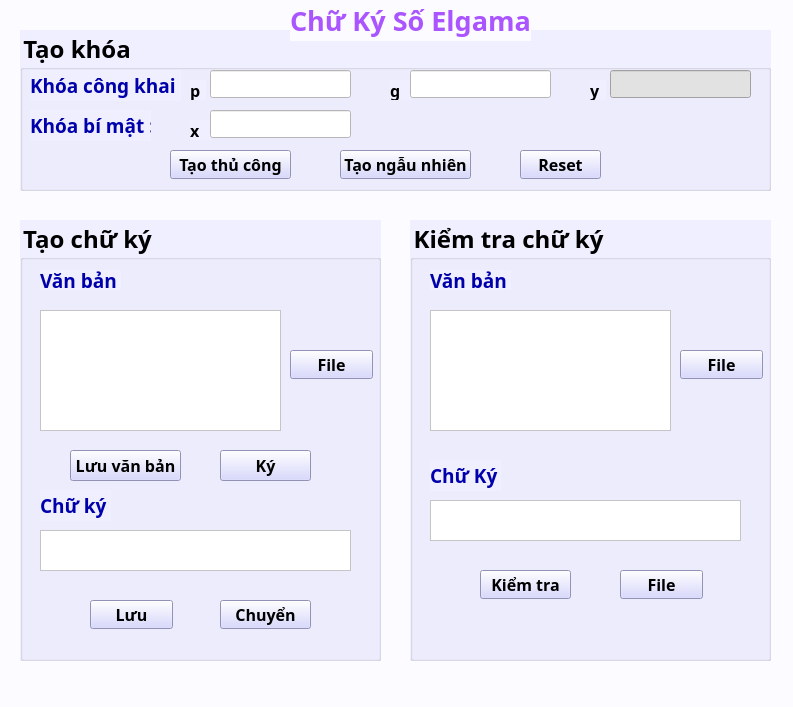
<?xml version="1.0" encoding="UTF-8"?>
<ui version="4.0">
 <class>Chu_ky_so_Elgamal</class>
 <widget class="QMainWindow" name="Chu_ky_so_Elgamal">
  <property name="geometry">
   <rect>
    <x>0</x>
    <y>0</y>
    <width>793</width>
    <height>707</height>
   </rect>
  </property>
  <property name="windowTitle">
   <string>Chu_ky_so_Elgamal</string>
  </property>
  <property name="styleSheet">
   <string notr="true">background-color: rgb(252, 251, 255);</string>
  </property>
  <widget class="QWidget" name="centralwidget">
   <widget class="QGroupBox" name="groupBox">
    <property name="geometry">
     <rect>
      <x>20</x>
      <y>30</y>
      <width>751</width>
      <height>161</height>
     </rect>
    </property>
    <property name="font">
     <font>
      <family>Segoe UI Variable Text</family>
      <pointsize>18</pointsize>
      <italic>false</italic>
      <bold>true</bold>
      <underline>false</underline>
     </font>
    </property>
    <property name="cursor">
     <cursorShape>ArrowCursor</cursorShape>
    </property>
    <property name="mouseTracking">
     <bool>true</bool>
    </property>
    <property name="styleSheet">
     <string notr="true">background-color: rgb(240, 239, 255);</string>
    </property>
    <property name="title">
     <string>Tạo khóa</string>
    </property>
    <property name="flat">
     <bool>false</bool>
    </property>
    <property name="checkable">
     <bool>false</bool>
    </property>
    <widget class="QLabel" name="label">
     <property name="geometry">
      <rect>
       <x>170</x>
       <y>50</y>
       <width>16</width>
       <height>20</height>
      </rect>
     </property>
     <property name="font">
      <font>
       <family>Segoe UI Variable Text</family>
       <pointsize>12</pointsize>
       <italic>false</italic>
       <bold>true</bold>
       <underline>false</underline>
      </font>
     </property>
     <property name="text">
      <string>p</string>
     </property>
     <property name="textFormat">
      <enum>Qt::MarkdownText</enum>
     </property>
     <property name="openExternalLinks">
      <bool>false</bool>
     </property>
    </widget>
    <widget class="QLineEdit" name="pTxt">
     <property name="geometry">
      <rect>
       <x>190</x>
       <y>40</y>
       <width>141</width>
       <height>28</height>
      </rect>
     </property>
     <property name="font">
      <font>
       <family>Segoe UI Variable Text</family>
       <pointsize>12</pointsize>
       <italic>false</italic>
       <bold>true</bold>
       <underline>false</underline>
      </font>
     </property>
     <property name="styleSheet">
      <string notr="true">background-color: rgb(255, 255, 255);</string>
     </property>
    </widget>
    <widget class="QLabel" name="label_2">
     <property name="geometry">
      <rect>
       <x>370</x>
       <y>50</y>
       <width>21</width>
       <height>20</height>
      </rect>
     </property>
     <property name="font">
      <font>
       <family>Segoe UI Variable Text</family>
       <pointsize>12</pointsize>
       <italic>false</italic>
       <bold>true</bold>
       <underline>false</underline>
      </font>
     </property>
     <property name="text">
      <string>g</string>
     </property>
    </widget>
    <widget class="QLineEdit" name="gTxt">
     <property name="geometry">
      <rect>
       <x>390</x>
       <y>40</y>
       <width>141</width>
       <height>28</height>
      </rect>
     </property>
     <property name="font">
      <font>
       <family>Segoe UI Variable Text</family>
       <pointsize>12</pointsize>
       <italic>false</italic>
       <bold>true</bold>
       <underline>false</underline>
      </font>
     </property>
     <property name="styleSheet">
      <string notr="true">background-color: rgb(255, 255, 255);</string>
     </property>
    </widget>
    <widget class="QLabel" name="label_3">
     <property name="geometry">
      <rect>
       <x>170</x>
       <y>90</y>
       <width>21</width>
       <height>20</height>
      </rect>
     </property>
     <property name="font">
      <font>
       <family>Segoe UI Variable Text</family>
       <pointsize>12</pointsize>
       <italic>false</italic>
       <bold>true</bold>
       <underline>false</underline>
      </font>
     </property>
     <property name="text">
      <string>x</string>
     </property>
    </widget>
    <widget class="QLabel" name="label_4">
     <property name="geometry">
      <rect>
       <x>570</x>
       <y>50</y>
       <width>16</width>
       <height>20</height>
      </rect>
     </property>
     <property name="font">
      <font>
       <family>Segoe UI Variable Text</family>
       <pointsize>12</pointsize>
       <italic>false</italic>
       <bold>true</bold>
       <underline>false</underline>
      </font>
     </property>
     <property name="text">
      <string>y</string>
     </property>
    </widget>
    <widget class="QLineEdit" name="xTxt">
     <property name="geometry">
      <rect>
       <x>190</x>
       <y>80</y>
       <width>141</width>
       <height>28</height>
      </rect>
     </property>
     <property name="font">
      <font>
       <family>Segoe UI Variable Text</family>
       <pointsize>12</pointsize>
       <italic>false</italic>
       <bold>true</bold>
       <underline>false</underline>
      </font>
     </property>
     <property name="styleSheet">
      <string notr="true">background-color: rgb(255, 255, 255);</string>
     </property>
    </widget>
    <widget class="QLineEdit" name="yTxt">
     <property name="geometry">
      <rect>
       <x>590</x>
       <y>40</y>
       <width>141</width>
       <height>28</height>
      </rect>
     </property>
     <property name="font">
      <font>
       <family>Segoe UI Variable Text</family>
       <pointsize>12</pointsize>
       <italic>false</italic>
       <bold>true</bold>
       <underline>false</underline>
      </font>
     </property>
     <property name="styleSheet">
      <string notr="true">background-color: rgb(205, 200, 206);
background-color: rgb(226, 226, 226);</string>
     </property>
    </widget>
    <widget class="QPushButton" name="random">
     <property name="geometry">
      <rect>
       <x>320</x>
       <y>120</y>
       <width>131</width>
       <height>29</height>
      </rect>
     </property>
     <property name="font">
      <font>
       <family>Segoe UI Variable Text</family>
       <pointsize>12</pointsize>
       <italic>false</italic>
       <bold>true</bold>
       <underline>false</underline>
      </font>
     </property>
     <property name="cursor">
      <cursorShape>PointingHandCursor</cursorShape>
     </property>
     <property name="styleSheet">
      <string notr="true">background-color: rgb(205, 205, 255);</string>
     </property>
     <property name="text">
      <string>Tạo ngẫu nhiên</string>
     </property>
    </widget>
    <widget class="QPushButton" name="deleteKey">
     <property name="geometry">
      <rect>
       <x>500</x>
       <y>120</y>
       <width>81</width>
       <height>29</height>
      </rect>
     </property>
     <property name="font">
      <font>
       <family>Segoe UI Variable Text</family>
       <pointsize>12</pointsize>
       <italic>false</italic>
       <bold>true</bold>
       <underline>false</underline>
      </font>
     </property>
     <property name="cursor">
      <cursorShape>PointingHandCursor</cursorShape>
     </property>
     <property name="styleSheet">
      <string notr="true">background-color: rgb(205, 205, 255);</string>
     </property>
     <property name="text">
      <string>Reset</string>
     </property>
    </widget>
    <widget class="QLabel" name="label_11">
     <property name="geometry">
      <rect>
       <x>10</x>
       <y>40</y>
       <width>151</width>
       <height>31</height>
      </rect>
     </property>
     <property name="font">
      <font>
       <family>Segoe UI Variable Text</family>
       <pointsize>14</pointsize>
       <italic>false</italic>
       <bold>true</bold>
       <underline>false</underline>
      </font>
     </property>
     <property name="styleSheet">
      <string notr="true">color: rgb(0, 0, 255);
color: rgb(0, 0, 171);</string>
     </property>
     <property name="text">
      <string>Khóa công khai :</string>
     </property>
    </widget>
    <widget class="QLabel" name="label_12">
     <property name="geometry">
      <rect>
       <x>10</x>
       <y>80</y>
       <width>121</width>
       <height>31</height>
      </rect>
     </property>
     <property name="font">
      <font>
       <family>Segoe UI Variable Text</family>
       <pointsize>14</pointsize>
       <italic>false</italic>
       <bold>true</bold>
       <underline>false</underline>
      </font>
     </property>
     <property name="styleSheet">
      <string notr="true">color: rgb(0, 0, 255);
color: rgb(0, 0, 171);</string>
     </property>
     <property name="text">
      <string>Khóa bí mật :</string>
     </property>
    </widget>
    <widget class="QPushButton" name="manual">
     <property name="geometry">
      <rect>
       <x>150</x>
       <y>120</y>
       <width>121</width>
       <height>29</height>
      </rect>
     </property>
     <property name="font">
      <font>
       <family>Segoe UI Variable Text</family>
       <pointsize>12</pointsize>
       <italic>false</italic>
       <bold>true</bold>
       <underline>false</underline>
      </font>
     </property>
     <property name="cursor">
      <cursorShape>PointingHandCursor</cursorShape>
     </property>
     <property name="styleSheet">
      <string notr="true">background-color: rgb(205, 205, 255);</string>
     </property>
     <property name="text">
      <string>Tạo thủ công</string>
     </property>
    </widget>
   </widget>
   <widget class="QGroupBox" name="groupBox_3">
    <property name="geometry">
     <rect>
      <x>410</x>
      <y>220</y>
      <width>361</width>
      <height>441</height>
     </rect>
    </property>
    <property name="font">
     <font>
      <family>Segoe UI Variable Text</family>
      <pointsize>18</pointsize>
      <italic>false</italic>
      <bold>true</bold>
      <underline>false</underline>
     </font>
    </property>
    <property name="cursor">
     <cursorShape>ArrowCursor</cursorShape>
    </property>
    <property name="layoutDirection">
     <enum>Qt::LeftToRight</enum>
    </property>
    <property name="autoFillBackground">
     <bool>false</bool>
    </property>
    <property name="styleSheet">
     <string notr="true">background-color: rgb(240, 239, 255);</string>
    </property>
    <property name="title">
     <string>Kiểm tra chữ ký</string>
    </property>
    <widget class="QLabel" name="label_8">
     <property name="geometry">
      <rect>
       <x>20</x>
       <y>50</y>
       <width>81</width>
       <height>20</height>
      </rect>
     </property>
     <property name="font">
      <font>
       <family>Segoe UI Variable Text</family>
       <pointsize>14</pointsize>
       <italic>false</italic>
       <bold>true</bold>
       <underline>false</underline>
      </font>
     </property>
     <property name="styleSheet">
      <string notr="true">color: rgb(0, 0, 255);
color: rgb(0, 0, 171);</string>
     </property>
     <property name="text">
      <string>Văn bản</string>
     </property>
    </widget>
    <widget class="QLabel" name="label_9">
     <property name="geometry">
      <rect>
       <x>20</x>
       <y>240</y>
       <width>71</width>
       <height>31</height>
      </rect>
     </property>
     <property name="font">
      <font>
       <family>Segoe UI Variable Text</family>
       <pointsize>14</pointsize>
       <italic>false</italic>
       <bold>true</bold>
       <underline>false</underline>
      </font>
     </property>
     <property name="styleSheet">
      <string notr="true">color: rgb(0, 0, 255);
color: rgb(0, 0, 171);</string>
     </property>
     <property name="text">
      <string>Chữ Ký</string>
     </property>
    </widget>
    <widget class="QTextEdit" name="vanBanKT">
     <property name="geometry">
      <rect>
       <x>20</x>
       <y>90</y>
       <width>241</width>
       <height>121</height>
      </rect>
     </property>
     <property name="font">
      <font>
       <family>Segoe UI Variable Text</family>
       <pointsize>12</pointsize>
       <italic>false</italic>
       <bold>true</bold>
       <underline>false</underline>
      </font>
     </property>
     <property name="styleSheet">
      <string notr="true">background-color: rgb(255, 255, 255);</string>
     </property>
    </widget>
    <widget class="QPushButton" name="kiemTra">
     <property name="geometry">
      <rect>
       <x>70</x>
       <y>350</y>
       <width>91</width>
       <height>29</height>
      </rect>
     </property>
     <property name="font">
      <font>
       <family>Segoe UI Variable Text</family>
       <pointsize>12</pointsize>
       <italic>false</italic>
       <bold>true</bold>
       <underline>false</underline>
      </font>
     </property>
     <property name="cursor">
      <cursorShape>PointingHandCursor</cursorShape>
     </property>
     <property name="styleSheet">
      <string notr="true">background-color: rgb(205, 205, 255);</string>
     </property>
     <property name="text">
      <string>Kiểm tra</string>
     </property>
    </widget>
    <widget class="QPushButton" name="fileCK">
     <property name="geometry">
      <rect>
       <x>210</x>
       <y>350</y>
       <width>83</width>
       <height>29</height>
      </rect>
     </property>
     <property name="font">
      <font>
       <family>Segoe UI Variable Text</family>
       <pointsize>12</pointsize>
       <italic>false</italic>
       <bold>true</bold>
       <underline>false</underline>
      </font>
     </property>
     <property name="cursor">
      <cursorShape>PointingHandCursor</cursorShape>
     </property>
     <property name="styleSheet">
      <string notr="true">background-color: rgb(205, 205, 255);</string>
     </property>
     <property name="text">
      <string>File</string>
     </property>
    </widget>
    <widget class="QPushButton" name="fileKT">
     <property name="geometry">
      <rect>
       <x>270</x>
       <y>130</y>
       <width>83</width>
       <height>29</height>
      </rect>
     </property>
     <property name="font">
      <font>
       <family>Segoe UI Variable Text</family>
       <pointsize>12</pointsize>
       <italic>false</italic>
       <bold>true</bold>
       <underline>false</underline>
      </font>
     </property>
     <property name="cursor">
      <cursorShape>PointingHandCursor</cursorShape>
     </property>
     <property name="styleSheet">
      <string notr="true">background-color: rgb(205, 205, 255);</string>
     </property>
     <property name="text">
      <string>File</string>
     </property>
    </widget>
    <widget class="QTextEdit" name="chuKy_2">
     <property name="geometry">
      <rect>
       <x>20</x>
       <y>280</y>
       <width>311</width>
       <height>41</height>
      </rect>
     </property>
     <property name="font">
      <font>
       <family>Segoe UI Variable Text</family>
       <pointsize>12</pointsize>
       <bold>true</bold>
      </font>
     </property>
     <property name="styleSheet">
      <string notr="true">background-color: rgb(255, 255, 255);</string>
     </property>
    </widget>
   </widget>
   <widget class="QGroupBox" name="groupBox_2">
    <property name="geometry">
     <rect>
      <x>20</x>
      <y>220</y>
      <width>361</width>
      <height>441</height>
     </rect>
    </property>
    <property name="font">
     <font>
      <family>Segoe UI Variable Text</family>
      <pointsize>18</pointsize>
      <italic>false</italic>
      <bold>true</bold>
      <underline>false</underline>
     </font>
    </property>
    <property name="cursor">
     <cursorShape>ArrowCursor</cursorShape>
    </property>
    <property name="autoFillBackground">
     <bool>false</bool>
    </property>
    <property name="styleSheet">
     <string notr="true">background-color: rgb(240, 239, 255);</string>
    </property>
    <property name="title">
     <string>Tạo chữ ký</string>
    </property>
    <widget class="QLabel" name="label_6">
     <property name="geometry">
      <rect>
       <x>20</x>
       <y>50</y>
       <width>81</width>
       <height>20</height>
      </rect>
     </property>
     <property name="font">
      <font>
       <family>Segoe UI Variable Text</family>
       <pointsize>14</pointsize>
       <italic>false</italic>
       <bold>true</bold>
       <underline>false</underline>
      </font>
     </property>
     <property name="styleSheet">
      <string notr="true">color: rgb(0, 0, 255);
color: rgb(0, 0, 171);</string>
     </property>
     <property name="text">
      <string>Văn bản</string>
     </property>
    </widget>
    <widget class="QLabel" name="label_7">
     <property name="geometry">
      <rect>
       <x>20</x>
       <y>270</y>
       <width>71</width>
       <height>31</height>
      </rect>
     </property>
     <property name="font">
      <font>
       <family>Segoe UI Variable Text</family>
       <pointsize>14</pointsize>
       <italic>false</italic>
       <bold>true</bold>
       <underline>false</underline>
      </font>
     </property>
     <property name="styleSheet">
      <string notr="true">color: rgb(0, 0, 255);
color: rgb(0, 0, 171);</string>
     </property>
     <property name="text">
      <string>Chữ ký</string>
     </property>
    </widget>
    <widget class="QTextEdit" name="vanBanKy">
     <property name="geometry">
      <rect>
       <x>20</x>
       <y>90</y>
       <width>241</width>
       <height>121</height>
      </rect>
     </property>
     <property name="font">
      <font>
       <family>Segoe UI Variable Text</family>
       <pointsize>12</pointsize>
       <italic>false</italic>
       <bold>true</bold>
       <underline>false</underline>
      </font>
     </property>
     <property name="styleSheet">
      <string notr="true">background-color: rgb(255, 255, 255);</string>
     </property>
    </widget>
    <widget class="QPushButton" name="taoChuKy">
     <property name="geometry">
      <rect>
       <x>200</x>
       <y>230</y>
       <width>91</width>
       <height>31</height>
      </rect>
     </property>
     <property name="font">
      <font>
       <family>Segoe UI Variable Text</family>
       <pointsize>12</pointsize>
       <italic>false</italic>
       <bold>true</bold>
       <underline>false</underline>
      </font>
     </property>
     <property name="cursor">
      <cursorShape>PointingHandCursor</cursorShape>
     </property>
     <property name="styleSheet">
      <string notr="true">background-color: rgb(205, 205, 255);</string>
     </property>
     <property name="text">
      <string>Ký</string>
     </property>
    </widget>
    <widget class="QPushButton" name="chuyen">
     <property name="geometry">
      <rect>
       <x>200</x>
       <y>380</y>
       <width>91</width>
       <height>29</height>
      </rect>
     </property>
     <property name="font">
      <font>
       <family>Segoe UI Variable Text</family>
       <pointsize>12</pointsize>
       <italic>false</italic>
       <bold>true</bold>
       <underline>false</underline>
      </font>
     </property>
     <property name="cursor">
      <cursorShape>PointingHandCursor</cursorShape>
     </property>
     <property name="styleSheet">
      <string notr="true">background-color: rgb(205, 205, 255);</string>
     </property>
     <property name="text">
      <string>Chuyển</string>
     </property>
    </widget>
    <widget class="QPushButton" name="luuChuky">
     <property name="geometry">
      <rect>
       <x>70</x>
       <y>380</y>
       <width>83</width>
       <height>29</height>
      </rect>
     </property>
     <property name="font">
      <font>
       <family>Segoe UI Variable Text</family>
       <pointsize>12</pointsize>
       <italic>false</italic>
       <bold>true</bold>
       <underline>false</underline>
      </font>
     </property>
     <property name="cursor">
      <cursorShape>PointingHandCursor</cursorShape>
     </property>
     <property name="styleSheet">
      <string notr="true">background-color: rgb(205, 205, 255);</string>
     </property>
     <property name="text">
      <string>Lưu</string>
     </property>
    </widget>
    <widget class="QPushButton" name="fileVB">
     <property name="geometry">
      <rect>
       <x>270</x>
       <y>130</y>
       <width>83</width>
       <height>29</height>
      </rect>
     </property>
     <property name="font">
      <font>
       <family>Segoe UI Variable Text</family>
       <pointsize>12</pointsize>
       <italic>false</italic>
       <bold>true</bold>
       <underline>false</underline>
      </font>
     </property>
     <property name="cursor">
      <cursorShape>PointingHandCursor</cursorShape>
     </property>
     <property name="styleSheet">
      <string notr="true">background-color: rgb(205, 205, 255);</string>
     </property>
     <property name="text">
      <string>File</string>
     </property>
    </widget>
    <widget class="QTextEdit" name="chuKy_1">
     <property name="geometry">
      <rect>
       <x>20</x>
       <y>310</y>
       <width>311</width>
       <height>41</height>
      </rect>
     </property>
     <property name="font">
      <font>
       <family>Segoe UI Variable Text</family>
       <pointsize>12</pointsize>
       <bold>true</bold>
      </font>
     </property>
     <property name="styleSheet">
      <string notr="true">background-color: rgb(255, 255, 255);</string>
     </property>
    </widget>
    <widget class="QPushButton" name="luuVB">
     <property name="geometry">
      <rect>
       <x>50</x>
       <y>230</y>
       <width>111</width>
       <height>31</height>
      </rect>
     </property>
     <property name="font">
      <font>
       <family>Segoe UI Variable Text</family>
       <pointsize>12</pointsize>
       <italic>false</italic>
       <bold>true</bold>
       <underline>false</underline>
      </font>
     </property>
     <property name="cursor">
      <cursorShape>PointingHandCursor</cursorShape>
     </property>
     <property name="styleSheet">
      <string notr="true">background-color: rgb(205, 205, 255);</string>
     </property>
     <property name="text">
      <string>Lưu văn bản</string>
     </property>
    </widget>
   </widget>
   <widget class="QLabel" name="label_10">
    <property name="geometry">
     <rect>
      <x>290</x>
      <y>0</y>
      <width>241</width>
      <height>41</height>
     </rect>
    </property>
    <property name="font">
     <font>
      <family>Segoe UI Variable Text</family>
      <pointsize>20</pointsize>
      <bold>true</bold>
     </font>
    </property>
    <property name="styleSheet">
     <string notr="true">color: rgb(170, 85, 255);</string>
    </property>
    <property name="text">
     <string>Chữ Ký Số Elgamal</string>
    </property>
   </widget>
  </widget>
  <widget class="QStatusBar" name="statusbar"/>
 </widget>
 <resources/>
 <connections/>
</ui>
